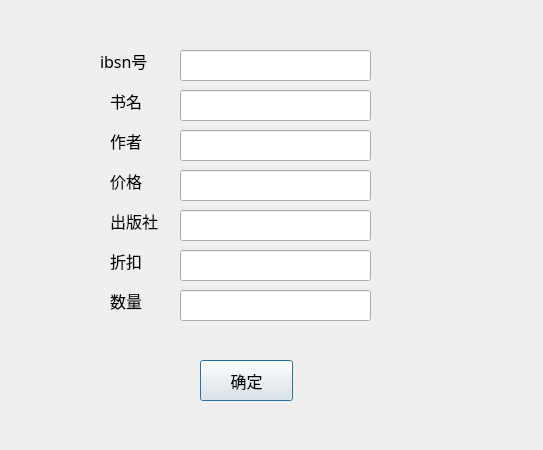
<?xml version="1.0" encoding="UTF-8"?>
<ui version="4.0">
 <class>FillBookInfor</class>
 <widget class="QDialog" name="FillBookInfor">
  <property name="geometry">
   <rect>
    <x>0</x>
    <y>0</y>
    <width>543</width>
    <height>450</height>
   </rect>
  </property>
  <property name="windowTitle">
   <string>上架书籍</string>
  </property>
  <property name="windowIcon">
   <iconset resource="pic.qrc">
    <normaloff>:/book.ico</normaloff>:/book.ico</iconset>
  </property>
  <widget class="QLabel" name="label">
   <property name="geometry">
    <rect>
     <x>100</x>
     <y>40</y>
     <width>71</width>
     <height>41</height>
    </rect>
   </property>
   <property name="font">
    <font>
     <family>黑体</family>
     <pointsize>12</pointsize>
    </font>
   </property>
   <property name="text">
    <string>ibsn号</string>
   </property>
  </widget>
  <widget class="QLabel" name="label_2">
   <property name="geometry">
    <rect>
     <x>110</x>
     <y>80</y>
     <width>71</width>
     <height>41</height>
    </rect>
   </property>
   <property name="font">
    <font>
     <family>黑体</family>
     <pointsize>12</pointsize>
    </font>
   </property>
   <property name="text">
    <string>书名</string>
   </property>
  </widget>
  <widget class="QLabel" name="label_3">
   <property name="geometry">
    <rect>
     <x>110</x>
     <y>120</y>
     <width>71</width>
     <height>41</height>
    </rect>
   </property>
   <property name="font">
    <font>
     <family>黑体</family>
     <pointsize>12</pointsize>
    </font>
   </property>
   <property name="text">
    <string>作者</string>
   </property>
  </widget>
  <widget class="QLabel" name="label_4">
   <property name="geometry">
    <rect>
     <x>110</x>
     <y>160</y>
     <width>71</width>
     <height>41</height>
    </rect>
   </property>
   <property name="font">
    <font>
     <family>黑体</family>
     <pointsize>12</pointsize>
    </font>
   </property>
   <property name="text">
    <string>价格</string>
   </property>
  </widget>
  <widget class="QLabel" name="label_5">
   <property name="geometry">
    <rect>
     <x>110</x>
     <y>200</y>
     <width>71</width>
     <height>41</height>
    </rect>
   </property>
   <property name="font">
    <font>
     <family>黑体</family>
     <pointsize>12</pointsize>
    </font>
   </property>
   <property name="text">
    <string>出版社</string>
   </property>
  </widget>
  <widget class="QLabel" name="label_6">
   <property name="geometry">
    <rect>
     <x>110</x>
     <y>280</y>
     <width>71</width>
     <height>41</height>
    </rect>
   </property>
   <property name="font">
    <font>
     <family>黑体</family>
     <pointsize>12</pointsize>
    </font>
   </property>
   <property name="text">
    <string>数量</string>
   </property>
  </widget>
  <widget class="QLabel" name="label_7">
   <property name="geometry">
    <rect>
     <x>110</x>
     <y>240</y>
     <width>71</width>
     <height>41</height>
    </rect>
   </property>
   <property name="font">
    <font>
     <family>黑体</family>
     <pointsize>12</pointsize>
    </font>
   </property>
   <property name="text">
    <string>折扣</string>
   </property>
  </widget>
  <widget class="QLineEdit" name="lineEdit">
   <property name="geometry">
    <rect>
     <x>180</x>
     <y>50</y>
     <width>191</width>
     <height>31</height>
    </rect>
   </property>
   <property name="font">
    <font>
     <family>黑体</family>
     <pointsize>12</pointsize>
    </font>
   </property>
  </widget>
  <widget class="QLineEdit" name="lineEdit_2">
   <property name="geometry">
    <rect>
     <x>180</x>
     <y>90</y>
     <width>191</width>
     <height>31</height>
    </rect>
   </property>
   <property name="font">
    <font>
     <family>黑体</family>
     <pointsize>12</pointsize>
    </font>
   </property>
  </widget>
  <widget class="QLineEdit" name="lineEdit_3">
   <property name="geometry">
    <rect>
     <x>180</x>
     <y>130</y>
     <width>191</width>
     <height>31</height>
    </rect>
   </property>
   <property name="font">
    <font>
     <family>黑体</family>
     <pointsize>12</pointsize>
    </font>
   </property>
  </widget>
  <widget class="QLineEdit" name="lineEdit_4">
   <property name="geometry">
    <rect>
     <x>180</x>
     <y>170</y>
     <width>191</width>
     <height>31</height>
    </rect>
   </property>
   <property name="font">
    <font>
     <family>黑体</family>
     <pointsize>12</pointsize>
    </font>
   </property>
  </widget>
  <widget class="QLineEdit" name="lineEdit_5">
   <property name="geometry">
    <rect>
     <x>180</x>
     <y>210</y>
     <width>191</width>
     <height>31</height>
    </rect>
   </property>
   <property name="font">
    <font>
     <family>黑体</family>
     <pointsize>12</pointsize>
    </font>
   </property>
  </widget>
  <widget class="QLineEdit" name="lineEdit_6">
   <property name="geometry">
    <rect>
     <x>180</x>
     <y>250</y>
     <width>191</width>
     <height>31</height>
    </rect>
   </property>
   <property name="font">
    <font>
     <family>黑体</family>
     <pointsize>12</pointsize>
    </font>
   </property>
   <property name="maxLength">
    <number>20</number>
   </property>
  </widget>
  <widget class="QLineEdit" name="lineEdit_7">
   <property name="geometry">
    <rect>
     <x>180</x>
     <y>290</y>
     <width>191</width>
     <height>31</height>
    </rect>
   </property>
   <property name="font">
    <font>
     <family>黑体</family>
     <pointsize>12</pointsize>
    </font>
   </property>
  </widget>
  <widget class="QPushButton" name="pushButton">
   <property name="geometry">
    <rect>
     <x>200</x>
     <y>360</y>
     <width>93</width>
     <height>41</height>
    </rect>
   </property>
   <property name="font">
    <font>
     <family>Adobe Devanagari</family>
     <pointsize>12</pointsize>
    </font>
   </property>
   <property name="text">
    <string>确定</string>
   </property>
  </widget>
 </widget>
 <resources>
  <include location="pic.qrc"/>
 </resources>
 <connections/>
</ui>
